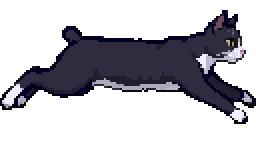
#> input picture art/henry/fall/01.png, 128 x 81 px (shown 2 times larger); its folder holds 2 pictures in this run
$ python pack_sprites.py
#> lines starting #> are read from the running program, lines starting #| are printed output that depends on the picture
# /// script
# requires-python = ">=3.10"
# dependencies = ["pillow>=10"]
# ///
"""Pack Henry's frames into the sheet the app embeds (docs/SKINS.md).

    uv run scripts/pack_sprites.py [SRC] [--out ui/pets/henry] [--cell 128] [--preview]

SRC (default art/henry) holds one folder per animation with PNG frames in name order:

    art/henry/walk/01.png ... 08.png
    art/henry/sleep_curl/01.png ...      variants: sleep_curl + sleep_starfish both play as "sleep"
    art/henry/walk_left/...              optional art for the other direction (else mirrored)
    art/henry/push/anim.json             optional overrides: {"ms": 1500, "loop": false, "facing": "none",
                                         "align": "anim"}  (anim = keep in-place hops, don't level each frame)
                                         "pivot": [x, y]  grab point in the frame PNG (held: the scruff she
                                         hangs from; the engine swings her around it)
                                         "floor": 52  row (in the frame PNG) that rests on the taskbar/window
                                         top; whatever is drawn below it hangs over the edge (a dangling
                                         paw while she sleeps). The sheet's floor line moves up to make room.
                                         "frames": [0, 0, 1, ...]  play order (a frame listed twice holds twice
                                         as long; "ms" = whole list)
                                         "steps": [..]  walk: per frame, sprite px the planted paw slides back
                                         while it shows; the engine picks frames by distance walked and pins
                                         the drawing to the paw (no foot slip at any speed)
                                         "travel": [..]  sprite px she moves forward during each played frame
                                         (trans_walk: the engine moves her by it, paw locked on the floor)
    art/henry/aliases.json               optional stand-ins until real art exists: {"idle": "walk"} makes
                                         "idle" play the walk row (and everything that falls back to idle)

Frames: transparent background, cat at the same scale in every frame. The packer
  - aligns paws: every frame of a ground animation gets its lowest pixel onto one shared floor line;
    airborne ones (jump/fly/fall/held/hop) keep their motion, aligned as a whole;
  - centres each animation horizontally (climb: paws against the cell's right edge, centred vertically);
  - writes spritesheet.png + pet.json (cell size, floor line, per-animation row/frames/ms/loop/facing).
"""
import argparse
import json
import sys
from pathlib import Path

from PIL import Image

ALPHA = 16  # same "body" threshold as the app
AIR = {"jump", "fly", "fall", "held", "hop"}
WALL = {"climb"}
ONCE = {"jump", "land", "splat", "stretch", "failed"}
NO_FACING = {"stare", "wave", "petted"}
MS = {
    "idle": 2400, "sit": 2400, "stand": 2000, "walk": 1100, "trot": 700, "look": 2400, "stare": 2400, "petted": 1600,
    "wave": 1100, "sleep": 3200, "twitch": 400, "groom": 1600, "stretch": 1400, "jump": 300, "fly": 400,
    "fall": 400, "land": 300, "held": 800, "splat": 1600, "failed": 1600, "hop": 1100, "push": 1500, "climb": 900,
}
ORDER = list(MS)  # sheet row order: known groups first, then the rest by name


def group(name: str) -> str:
    return name.replace("-", "_").split("_")[0]


# [7 lines left out: function solid_rows, not called in this run]


def bbox(im: Image.Image):
    return im.getchannel("A").point(lambda v: 255 if v > ALPHA else 0).getbbox()


def hex_rgb(c: str):
    c = c.lstrip("#")
    return tuple(int(c[i:i + 2], 16) for i in (0, 2, 4))


# [32 lines left out: functions _lab, to_palette, not called in this run]


def main() -> int:
    ap = argparse.ArgumentParser(description=__doc__, formatter_class=argparse.RawDescriptionHelpFormatter)
    ap.add_argument("src", nargs="?", default="art/henry")
    ap.add_argument("--out", default="ui/pets/henry")
    ap.add_argument("--cell", help="cell size, e.g. 128 or 128x112 (default: largest frame)")
    ap.add_argument("--margin", type=int, default=1, help="transparent px kept under the paws (default 1)")
    ap.add_argument("--filter", default="auto", choices=["auto", "nearest", "smooth"], help="how the app scales her")
    ap.add_argument("--facing", default="right", choices=["right", "left"], help="direction the art is drawn in")
    ap.add_argument("--preview", action="store_true", help="also write OUT/preview/<anim>.gif")
    ap.add_argument("--snap", action="store_true",
                    help="remap colours outside SRC/palette.json to the nearest palette colour (in the sheet only)")
    args = ap.parse_args()

    src, out = Path(args.src), Path(args.out)
    dirs = sorted(d for d in src.iterdir() if d.is_dir() and any(d.glob("*.png"))) if src.is_dir() else []
    if not dirs:
        print(f"no animation folders with PNGs in {src}", file=sys.stderr)
        return 1
    pal_file = src / "palette.json"
    pal = [hex_rgb(c) for c in json.loads(pal_file.read_text(encoding="utf-8"))["colors"]] if pal_file.exists() else None
    anims = {}
    for d in dirs:
        frames = [Image.open(f).convert("RGBA") for f in sorted(d.glob("*.png"))]
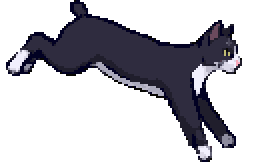
#> input picture art/henry/fall/02.png, 128 x 81 px (shown 2 times larger)
#> frames = 2 items
        if pal:
            frames, foreign = to_palette(frames, pal, args.snap)
            if foreign:
                n = sum(foreign.values())
                top = ", ".join("#%02x%02x%02x x%d" % (*c, k) for c, k in foreign.most_common(5))
                print(f"{d.name}: {n} px in {len(foreign)} colours outside palette.json "
                      f"({'snapped to nearest' if args.snap else 'kept, --snap to fix'}): {top}", file=sys.stderr)
        sizes = {f.size for f in frames}
#> sizes = 1 item
        if len(sizes) > 1:
            print(f"{d.name}: frames differ in size {sorted(sizes)} - draw them on one canvas size", file=sys.stderr)
            return 1
        frames = [f for f in frames if bbox(f)]
        if not frames:
            print(f"{d.name}: every frame is empty, skipped", file=sys.stderr)
            continue
        extra = json.loads((d / "anim.json").read_text(encoding="utf-8")) if (d / "anim.json").exists() else {}
        anims[d.name.lower()] = (frames, extra)

    if args.cell:
        cw, _, ch = args.cell.lower().partition("x")
        cw, ch = int(cw), int(ch or cw)
    else:
        cw = max(f.size[0] for fr, _ in anims.values() for f in fr)
#> cw = 128
        ch = max(f.size[1] for fr, _ in anims.values() for f in fr)
#> ch = 81
    # room under the floor line for parts that hang below it ("floor" in anim.json)
    hang = 0
    for n, (fr, extra) in anims.items():
        if "floor" in extra:
            hang = max(hang, max(bbox(f)[3] for f in fr) - int(extra["floor"]))
#> this loop made 1 pass
#> n on pass 1: 'fall'
    foot = ch - max(args.margin, hang)
#> foot = 80
    if not args.cell:
        # a tall pose (jump take-off) needs more room above the floor line than the canvas gives:
        # grow the cell downwards-anchored (width, and so the on-screen size, stays the same)
        need = 0
        for n, (fr, extra) in anims.items():
            if "floor" in extra or group(n) in WALL:
                continue
            bs = [bbox(f) for f in fr]
            if group(n) in AIR or extra.get("align") == "anim":
                need = max(need, max(b[3] for b in bs) - min(b[1] for b in bs))
            else:
                need = max(need, max(b[3] - b[1] for b in bs))
#> this loop made 1 pass
#> (n, bs, need) on pass 1: ('fall', [(0, 5, 128, 62), (3, 0, 121, 81)], 81)
        if need > foot:
            ch += need - foot
#> ch = 82
            foot = need
#> foot = 81

    def place(name, frames, align, floor=None, shift=0):
        """Paste every frame into a cw x ch cell; returns cells and the largest per-frame paw correction."""
        g = group(name)
        boxes = [bbox(f) for f in frames]
        ul, ut = min(b[0] for b in boxes), min(b[1] for b in boxes)
        ur, ub = max(b[2] for b in boxes), max(b[3] for b in boxes)
        if ur - ul > cw or ub - ut > ch:
            raise SystemExit(f"{name}: drawing {ur - ul}x{ub - ut} does not fit the {cw}x{ch} cell (use --cell)")
        dx = cw - ur if g in WALL else (cw - (ur - ul)) // 2 - ul
        dx += int(shift)  # "shift" in anim.json: line poses up across animations (sit idles vs trans_sit end)
        if ul + dx < 0 or ur + dx > cw:
            raise SystemExit(f"{name}: shift {shift} pushes the drawing out of the {cw}px cell")
        cells, drift, offs = [], 0, []
        for f, b in zip(frames, boxes):
            if g in WALL:
                dy = (ch - (ub - ut)) // 2 - ut
            elif floor is not None:
                dy = foot - int(floor)  # that row on the floor line, the rest hangs below
            elif g in AIR or align == "anim":
                dy = foot - ub
            else:
                bottom = (solid_rows(f) or (b[1], b[3]))[1]
                dy = foot - bottom
                drift = max(drift, abs(bottom - ub))
            dy = max(-b[1], min(dy, ch - b[3]))  # never cut the drawing
            cell = Image.new("RGBA", (cw, ch))
            cell.paste(f, (dx, dy))
            cells.append(cell)
            offs.append((dx, dy))
        return cells, drift, offs

    names = sorted(anims, key=lambda n: (ORDER.index(group(n)) if group(n) in ORDER else len(ORDER), n))
#> names = ['fall']
    placed = {n: place(n, anims[n][0], anims[n][1].get("align"), anims[n][1].get("floor"), anims[n][1].get("shift", 0)) for n in names}
#> in place, `dx = cw - ur if g in WALL else (cw - (ur - ul)) // 2 - ul`: dx = 0
#> the loop in place, `for f, b in zip(frames, boxes):` made 2 passes
#> dy on passes 1 to 2: 0, 0
#> after the loop in place, `for f, b in zip(frames, boxes):`:
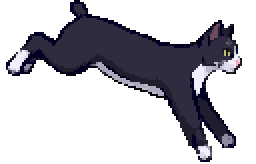
#> cell: PIL image 128x82 RGBA (shown 2 times larger); mean R, G, B, A 17.9, 17, 23.4, 83.8; transparent parts drawn white
#> after the loop in place, `for f, b in zip(frames, boxes):`: cells = 2 items; offs = [(0, 0), (0, 0)]
#> placed = 1 item
    cols = max(len(v[0]) for v in placed.values())
#> cols = 2
    sheet = Image.new("RGBA", (cols * cw, len(names) * ch))
#> sheet: PIL image 256x82 RGBA; every value is 0
    manifest = {"version": 1, "cell": [cw, ch], "foot": foot, "facing": args.facing, "filter": args.filter, "animations": {}}
    report = []
    for row, n in enumerate(names):
        cells, drift, offs = placed[n]
        for col, c in enumerate(cells):
            sheet.paste(c, (col * cw, row * ch))
        g, extra = group(n), anims[n][1]
        facing = "left" if n.endswith("_left") else "right" if n.endswith("_right") else "none" if g in NO_FACING else args.facing
        entry = {"row": row, "frames": len(cells), "ms": MS.get(g, 1100), "loop": g not in ONCE, "facing": facing}
        entry.update({k: v for k, v in extra.items() if k in ("ms", "loop", "facing", "pose", "steps", "travel")})
        if isinstance(extra.get("frames"), list):  # explicit order / holds: [0, 0, 1, 1, ...] (a frame twice = twice as long)
            entry["frames"] = [int(v) for v in extra["frames"]]
            if any(not 0 <= v < len(cells) for v in entry["frames"]):
                raise SystemExit(f"{n}: frames list points past its {len(cells)} PNGs")
        if "steps" in extra and len(extra["steps"]) != (len(entry["frames"]) if isinstance(entry["frames"], list) else len(cells)):
            raise SystemExit(f"{n}: steps needs one value per played frame")
        if "travel" in extra and len(extra["travel"]) - (len(entry["frames"]) if isinstance(entry["frames"], list) else len(cells)) not in (0, 1):
            raise SystemExit(f"{n}: travel needs one value per played frame (+1 optional: on leaving)")
        if "pivot" in extra:  # grab point (held: the scruff), frame px -> cell px of the first frame
            entry["pivot"] = [float(extra["pivot"][0]) + offs[0][0], float(extra["pivot"][1]) + offs[0][1]]
        if "repeat" in extra:
            # {"repeat": [a, b, lo, hi], "frame_ms": 125}: one-shot whose frames a..b-1 (a looping middle)
            # play lo..hi times -> variants name_x<k> sharing this row; the engine picks one at random
            a_, b_, lo, hi = (int(v) for v in extra["repeat"])
            fms = int(extra.get("frame_ms", 125))
            for k in range(lo, hi + 1):
                seq = list(range(a_)) + list(range(a_, b_)) * k + list(range(b_, len(cells)))
                manifest["animations"][f"{n}_x{k}"] = dict(entry, frames=seq, ms=fms * len(seq), loop=False)
                report.append(f"  {n + '_x' + str(k):<16} row {row:<2} {len(seq):>2} frames {fms * len(seq):>5} ms once  (middle x{k})")
        else:
            manifest["animations"][n] = entry
        known = "" if g in MS else "  (unknown name: plays only once code knows when)"
        report.append(f"  {n:<16} row {row:<2} {len(cells):>2} frames {entry['ms']:>5} ms {'loop' if entry['loop'] else 'once':<4} {entry['facing']:<5}"
                      + (f"  paw drift fixed up to {drift}px" if drift else "") + known)
        if args.preview:
            (out / "preview").mkdir(parents=True, exist_ok=True)
            bg = [Image.alpha_composite(Image.new("RGBA", (cw, ch), (200, 200, 200, 255)), c).convert("P") for c in cells]
            bg[0].save(out / "preview" / f"{n}.gif", save_all=True, append_images=bg[1:], loop=0,
                       duration=max(20, entry["ms"] // len(cells)))
#> this loop made 1 pass
#> (row, n, drift, offs, g, facing, known) on pass 1: (0, 'fall', 0, [(0, 0), (0, 0)], 'fall', 'right', '')
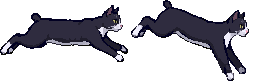
#> sheet: PIL image 256x82 RGBA; mean R, G, B, A 17.1, 16.3, 22.5, 81.4; transparent parts drawn white
#> after the loop, manifest = 6 items; report = 1 item
    alias_file = src / "aliases.json"
    aliases = json.loads(alias_file.read_text(encoding="utf-8")) if alias_file.exists() else {}
    for name, target in aliases.items():
        name, target = name.lower(), target.lower()
        if name in manifest["animations"]:
            continue  # real art wins over a stand-in
        if target not in manifest["animations"]:
            print(f"aliases.json: {name} -> {target}: no such animation", file=sys.stderr)
            return 1
        manifest["animations"][name] = dict(manifest["animations"][target])
        report.append(f"  {name:<16} = {target} (alias from aliases.json)")
    out.mkdir(parents=True, exist_ok=True)
    sheet.save(out / "spritesheet.png", optimize=True)
    (out / "pet.json").write_text(json.dumps(manifest, indent=2) + "\n", encoding="utf-8")
    drawn = {group(n) for n in manifest["animations"]}
#> drawn = 1 item
    missing = [g for g in ("walk", "trot", "sit", "look", "stare", "sleep") if g not in drawn and not (g == "sit" and "idle" in drawn)]
#> missing = ['walk', 'trot', 'sit', 'look', 'stare', 'sleep']
    print(f"{out / 'spritesheet.png'}: {sheet.size[0]}x{sheet.size[1]}, cell {cw}x{ch}, floor line {foot}, {len(names)} animations")
#| ui/pets/henry/spritesheet.png: 256x82, cell 128x82, floor line 81, 1 animations
    print("\n".join(report))
#|   fall             row 0   2 frames   400 ms loop right
    if missing:
        print(f"  not drawn yet (stand-ins used): {', '.join(missing)}")
#|   not drawn yet (stand-ins used): walk, trot, sit, look, stare, sleep
    print("rebuild the app to embed it (npm run build)")
    return 0


if __name__ == "__main__":
    sys.exit(main())
#> (the program exits here)
